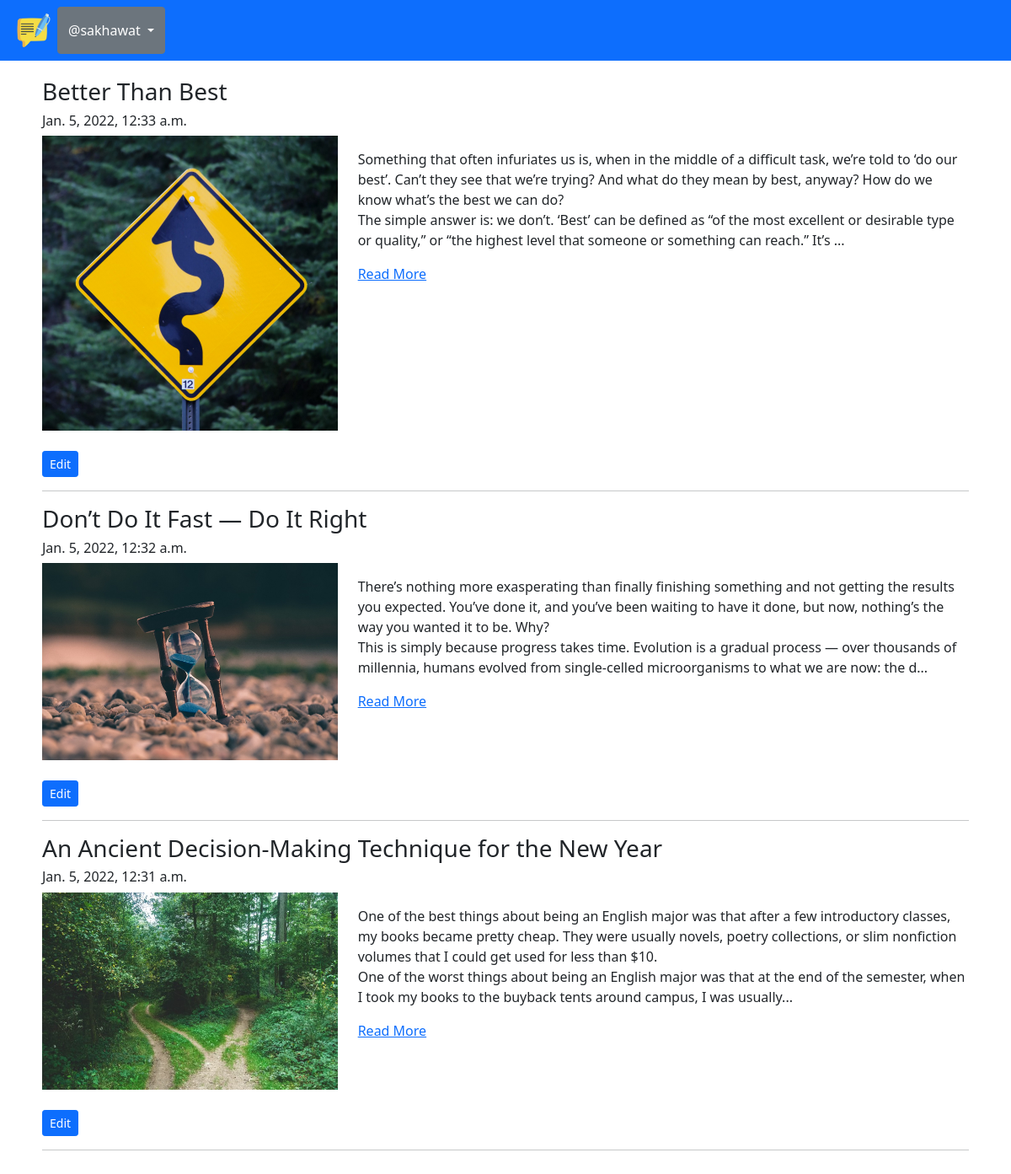
Screenshot of /blog/my-blogs/ (signed in) with the database file from the repository.
### blog_app/models.py (models this page shows, shortened)
class Blog(models.Model):
    author = models.ForeignKey(User, on_delete=models.CASCADE, related_name='post_author')
    blog_title = models.CharField(max_length=255, verbose_name='Put a Title')
    slug = models.SlugField(max_length=255, unique=True)
    blog_content = models.TextField(verbose_name='what is your mind!!')
    blog_image = models.ImageField(upload_to='blog_images', verbose_name='Image', blank=True, null=True)
    publish_date = models.DateTimeField(auto_now_add=True)
    update_date = models.DateTimeField(auto_now=True)
    class Meta:
        ordering = ['-publish_date',]

### blog_app/views.py (the view)
# urls.py: path('my-blogs/',views.MyBlogs.as_view(), name='my_blogs'),
class MyBlogs(LoginRequiredMixin,TemplateView):
    template_name = 'blog_app/my_blogs.html'

### blog_app/templatetags/custom_filters.py (called while the page is built)
def range_filter(value):
    return value[0:400] + "..."

### templates/blog_app/my_blogs.html (shortened to what this page needs)
{% extends 'base.html' %}
{% load custom_filters %}
{% block body_block %}
{% for blog in user.post_author.all %}
<h3>{{ blog.blog_title }}</h3>
<h6>{{ blog.publish_date }}</h6>
<div class="row">
    <div class="col-sm-4">
        <img src="/media/{{blog.blog_image}}" width="100%">
    </div>
    <div class="col-sm-8">
        <p>{{blog.blog_content | range_filter | linebreaks}}</p>
        <a href="{% url 'blog_app:blog_details' slug=blog.slug %}">Read More</a>
    </div>
</div>
<br>
<a href="{% url 'blog_app:edit_blog' pk=blog.pk %}"> <button class="btn btn-primary btn-sm">Edit</button> </a>
<hr>
{% endfor %}
{% endblock %}

### templates/base.html (shortened to what this page needs)
<!doctype html>
<html lang="en">
{% load static %}
<head>
  <link href="https://cdn.jsdelivr.net/npm/bootstrap@5.1.3/dist/css/bootstrap.min.css" rel="stylesheet"
>
    <link rel="stylesheet" href="https://cdnjs.cloudflare.com/ajax/libs/font-awesome/4.7.0/css/font-awesome.min.css">
</head>
<body>
  <nav class="navbar navbar-expand-lg navbar-dark bg-primary">
    <div class="container-fluid">
      <div class="collapse navbar-collapse" id="navbarNavAltMarkup">
        <div class="navbar-nav">
          <a class="nav-link" href="{% url 'index' %}"><img src="/media/logo.png" width="40px"></a>
          {% if user.is_authenticated %}
          <div class="dropdown d-flex">
            <button class="btn btn-secondary dropdown-toggle" type="button" id="dropdownMenu2" data-bs-toggle="dropdown"
              aria-expanded="false">
              @{{user.username}}
            </button>
          </div>
          {% else %}
          <a class="nav-link" href="{% url 'login_app:sign_up' %}">Sign Up</a>
          <a class="nav-link" href="{% url 'login_app:login' %}">Login</a>
          {% endif %}
        </div>
      </div>
    </div>
  </nav>
  <div class="container" style="padding:20px">
    {% block body_block %}
    {% endblock %}
  </div>
</body>
</html>

### rows the page displays
Blog: blog_title "Better Than Best", publish_date "Jan. 5, 2022, 12:33 a.m.", blog_image (picture), blog_content|range_filter "Something that often infuriates us is, when in the middle of a difficult task, we’re told to ‘do our best’. Can’t they see that we’re trying? And what do they mean by best, anyway? How do we know what’s the best we can do? The simple answer is: we don’t. ‘Best’ can be defined as “of the most excellent or desirable type or quality,” or “the highest level that someone or something can reach.” It’s ..."
Blog: blog_title "Don’t Do It Fast — Do It Right", publish_date "Jan. 5, 2022, 12:32 a.m.", blog_image (picture), blog_content|range_filter "There’s nothing more exasperating than finally finishing something and not getting the results you expected. You’ve done it, and you’ve been waiting to have it done, but now, nothing’s the way you wanted it to be. Why? This is simply because progress takes time. Evolution is a gradual process — over thousands of millennia, humans evolved from single-celled microorganisms to what we are now: the d..."
Blog: blog_title "An Ancient Decision-Making Technique for the New Year", publish_date "Jan. 5, 2022, 12:31 a.m.", blog_image (picture), blog_content|range_filter "One of the best things about being an English major was that after a few introductory classes, my books became pretty cheap. They were usually novels, poetry collections, or slim nonfiction volumes that I could get used for less than $10. One of the worst things about being an English major was that at the end of the semester, when I took my books to the buyback tents around campus, I was usually..."

### other values shown
{{ user.username }} "sakhawat"
